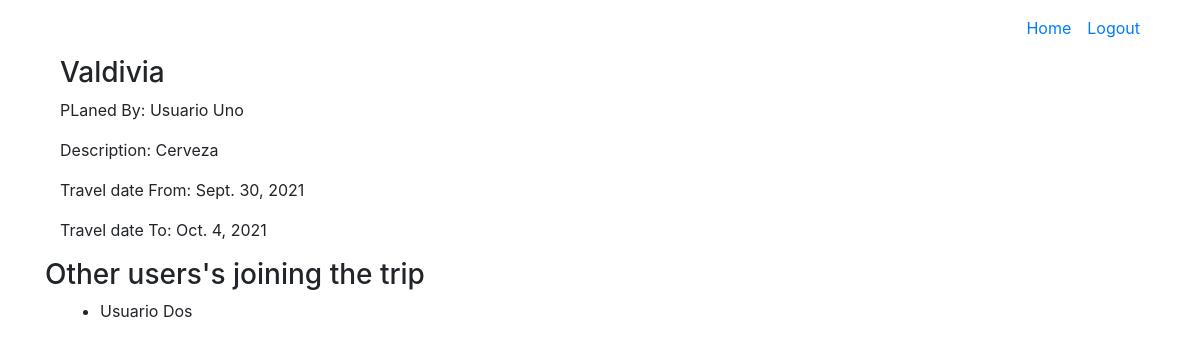
Page /travels/destination/2 on the committed database.
### travels/models.py (models this page shows)
class Trip(models.Model):
    creator = models.ForeignKey(User, related_name="creator", on_delete=models.CASCADE)
    destination = models.CharField(max_length=40)
    description = models.CharField(max_length=200, default="")
    start_date = models.DateField()
    end_date = models.DateField()
    joined_user = models.ManyToManyField(User, related_name="join_users", blank=True, null=True)
    created_at = models.DateTimeField(auto_now_add=True)
    updated_at = models.DateTimeField(auto_now=True)
    objects = TripManager()

class User(models.Model):
    name = models.CharField(max_length=40)
    username = models.CharField(max_length=40)
    password = models.CharField(max_length=255)
    created_at = models.DateTimeField(auto_now_add=True)
    updated_at = models.DateTimeField(auto_now=True)
    objects = UserManager()

### travels/views.py (the view)
# urls.py: path('travels/destination/<int:id>',views.destination_id,name='destination_id'),
def destination_id(request,id):
    trip=Trip.objects.get(id=id)
    context={
        'trip':trip,
    }
    return render(request, 'destination.html',context)

### travels/templates/destination.html (shortened to what this page needs)
{% extends 'base.html' %}
{% block info %}
    <div class="container">
        <div class="my-3">
            <div class="text-right">
                <a class="mr-3" href="{% url 'home' %}">Home</a><a href="{% url 'logout' %}">Logout</a>
            </div>
        </div>
        <div>
            <div class="row">
                <div class="col-xl-7 col-lg-8 col-md-9 col-11">
                    <h3>{{trip.destination}}</h3>
                    <p>PLaned By: {{trip.creator.name}}</p>
                    <p>Description: {{trip.description}}</p>
                    <p>Travel date From: {{trip.start_date}}</p>
                    <p>Travel date To: {{trip.end_date}}</p>
                </div>
            </div>
            <div class="row">
                <h3>Other users's joining the trip</h3>
            </div>
            <div>
                <ul>
                {% for user in trip.joined_user.all %}
                    {% if user.name != trip.creator.name%}
                        <li>{{user.name}}</li>
                    {% endif %}
                {% endfor %}
                </ul>
            </div>
        </div>
    </div>
{% endblock %}

### rows in the picture
Trip: destination "Valdivia", creator.name "Usuario Uno", description "Cerveza", start_date "Sept. 30, 2021", end_date "Oct. 4, 2021"
User: name "Usuario Dos"
